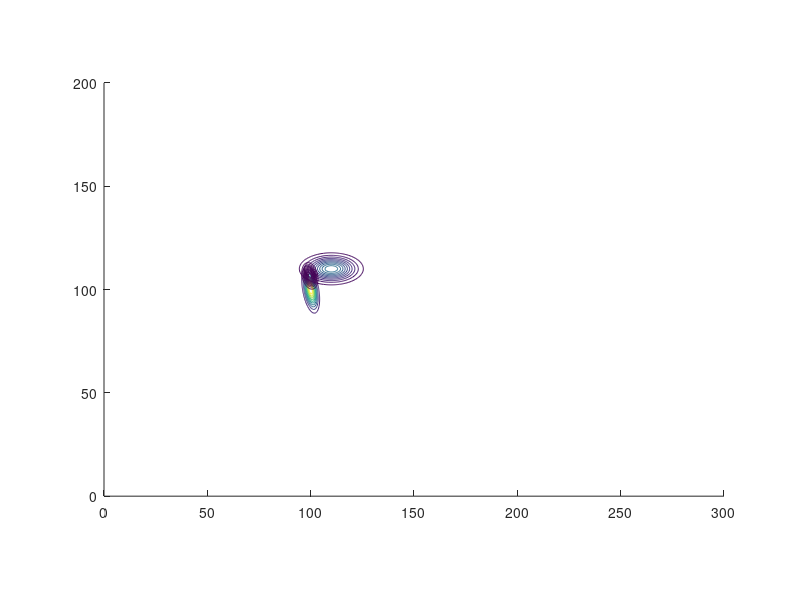

The MATLAB source for this figure:
clear all;
close all;
clc;

%%
pg_x = 100;
pg_y = 100;
pg_theta = 0*pi/180;
pg_u_a = 10/2;
pg_u_b = 2/2;
pg_u_a_angle = pi/6;
%pg_u_theta = 10*pi/180;
pg_c = cos(pg_u_a_angle);
pg_s = -sin(pg_u_a_angle);

mn_x = 95;
mn_y = 105;
mn_theta = 0*pi/180; % n/a
mn_u_a = 3;
mn_u_b = 5;
mn_u_a_angle = 0*pi/180;
%mn_u_theta = 0*pi/180;
mn_c = cos(mn_u_a_angle);
mn_s = -sin(mn_u_a_angle);

%%
pg_x = 100;
pg_y = 100;
pg_theta = 0*pi/180;
pg_u_a = 5/2;
pg_u_b = 15/2;
pg_u_a_angle = 10*pi/180;
%pg_u_theta = 1*pi/180;
pg_c = cos(pg_u_a_angle);
pg_s = -sin(pg_u_a_angle);

mn_x = 110;
mn_y = 110;
mn_theta = 0*pi/180; % n/a
mn_u_a = 10;
mn_u_b = 5;
mn_u_a_angle = 0*pi/180;
%mn_u_theta = 0*pi/180;
mn_c = cos(mn_u_a_angle);
mn_s = -sin(mn_u_a_angle);

%%
[x,y] = meshgrid(0:.5:300, 0:.5:200);

pg_d = 1/(2*pi*pg_u_a*pg_u_b)*exp( -( (x - pg_x).^2*(pg_c^2/pg_u_a^2 + pg_s^2/pg_u_b^2) + (y - pg_y).^2*(pg_c^2/pg_u_b^2 + pg_s^2/pg_u_a^2) - 2*(x - pg_x).*(y - pg_y)*pg_s*pg_c*((pg_u_b^2 - pg_u_a^2)/(pg_u_a^2*pg_u_b^2)) ) );
mn_d = 1/(2*pi*mn_u_a*mn_u_b)*exp( -( (x - mn_x).^2*(mn_c^2/mn_u_a^2 + mn_s^2/mn_u_b^2) + (y - mn_y).^2*(mn_c^2/mn_u_b^2 + mn_s^2/mn_u_a^2) - 2*(x - mn_x).*(y - mn_y)*mn_s*mn_c*((mn_u_b^2 - mn_u_a^2)/(mn_u_a^2*mn_u_b^2)) ) );
% see GaussianStatisticsHandout.pdf

d = pg_d.*mn_d;

figure(1); hold on; axis equal; axis([0 300 0 200]);
% surf(x, y, pg_d);
contour(x, y, pg_d)

% figure(2);
% surf(x, y, mn_d);
contour(x, y, mn_d)

% figure(3);
%surf(x, y, d);
contour(x, y, d)
